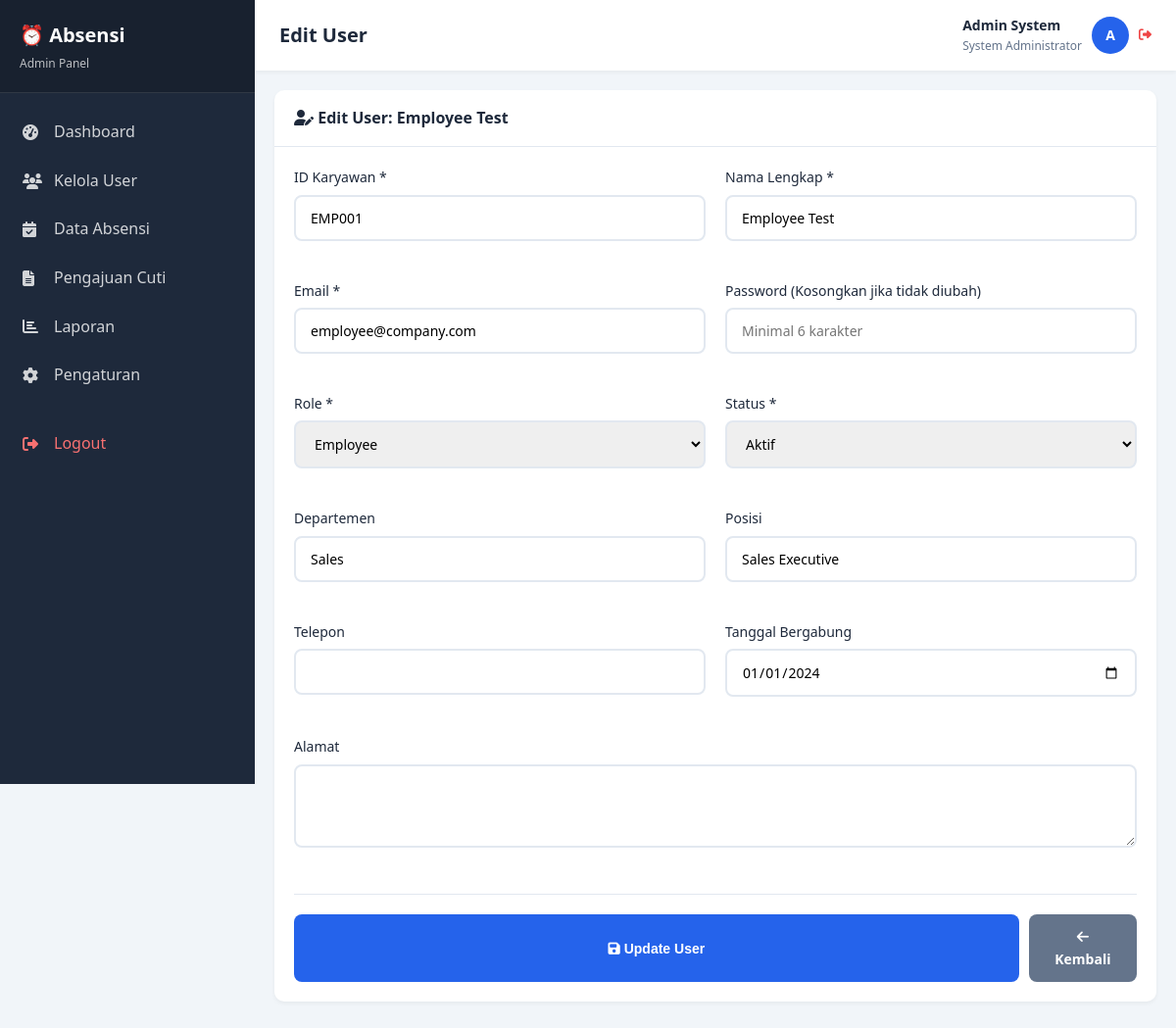
/admin/user_edit.php?id=3 (signed in), run on the app's committed database.
### tables this page shows
CREATE TABLE users (
    id INT PRIMARY KEY AUTO_INCREMENT,
    employee_id VARCHAR(20) UNIQUE NOT NULL,
    full_name VARCHAR(100) NOT NULL,
    email VARCHAR(100) UNIQUE NOT NULL,
    password VARCHAR(255) NOT NULL,
    role ENUM('admin', 'staff', 'employee') NOT NULL,
    department VARCHAR(50),
    position VARCHAR(50),
    phone VARCHAR(20),
    address TEXT,
    join_date DATE,
    profile_image VARCHAR(255),
    status ENUM('active', 'inactive') DEFAULT 'active',
    created_at TIMESTAMP DEFAULT CURRENT_TIMESTAMP,
    updated_at TIMESTAMP DEFAULT CURRENT_TIMESTAMP ON UPDATE CURRENT_TIMESTAMP
);

### admin/user_edit.php (the view, shortened to what this page needs)
<?php
require_once '../includes/header.php';
$database = new Database();
$db = $database->getConnection();
$user_id = isset($_GET['id']) ? $_GET['id'] : 0;
$query = "SELECT * FROM users WHERE id = :id";
$stmt = $db->prepare($query);
$stmt->bindParam(':id', $user_id);
$stmt->execute();
$user = $stmt->fetch(PDO::FETCH_ASSOC);
?>
<div class="card">
    <div class="card-header">
        <h4><i class="fas fa-user-edit"></i> Edit User: <?= htmlspecialchars($user['full_name']) ?></h4>
    </div>
    <div class="card-body">
        <form method="POST" action="">
            <div style="display: grid; grid-template-columns: 1fr 1fr; gap: 20px;">
                <div class="form-group">
                    <label for="employee_id">ID Karyawan *</label>
                    <input type="text"
                           id="employee_id"
                           name="employee_id"
                           class="form-control"
                           value="<?= htmlspecialchars($user['employee_id']) ?>"
                           required>
                </div>
                <div class="form-group">
                    <label for="full_name">Nama Lengkap *</label>
                    <input type="text"
                           id="full_name"
                           name="full_name"
                           class="form-control"
                           value="<?= htmlspecialchars($user['full_name']) ?>"
                           required>
                </div>
                <div class="form-group">
                    <label for="email">Email *</label>
                    <input type="email"
                           id="email"
                           name="email"
                           class="form-control"
                           value="<?= htmlspecialchars($user['email']) ?>"
                           required>
                </div>
                <div class="form-group">
                    <label for="password">Password (Kosongkan jika tidak diubah)</label>
                    <input type="password"
                           id="password"
                           name="password"
                           class="form-control"
                           placeholder="Minimal 6 karakter"
                           minlength="6">
                </div>
                <div class="form-group">
                    <label for="role">Role *</label>
                    <select id="role" name="role" class="form-control" required>
                        <option value="employee" <?= $user['role'] == 'employee' ? 'selected' : '' ?>>Employee</option>
                    </select>
                </div>
                <div class="form-group">
                    <label for="status">Status *</label>
                    <select id="status" name="status" class="form-control" required>
                        <option value="active" <?= $user['status'] == 'active' ? 'selected' : '' ?>>Aktif</option>
                    </select>
                </div>
                <div class="form-group">
                    <label for="department">Departemen</label>
                    <input type="text"
                           id="department"
                           name="department"
                           class="form-control"
                           value="<?= htmlspecialchars($user['department']) ?>">
                </div>
                <div class="form-group">
                    <label for="position">Posisi</label>
                    <input type="text"
                           id="position"
                           name="position"
                           class="form-control"
                           value="<?= htmlspecialchars($user['position']) ?>">
                </div>
                <div class="form-group">
                    <label for="phone">Telepon</label>
                    <input type="tel"
                           id="phone"
                           name="phone"
                           class="form-control"
                           value="<?= htmlspecialchars($user['phone']) ?>">
                </div>
                <div class="form-group">
                    <label for="join_date">Tanggal Bergabung</label>
                    <input type="date"
                           id="join_date"
                           name="join_date"
                           class="form-control"
                           value="<?= $user['join_date'] ?>">
                </div>
                <div class="form-group" style="grid-column: 1 / -1;">
                    <label for="address">Alamat</label>
                    <textarea id="address"
                              name="address"
                              class="form-control"
                              rows="3"><?= htmlspecialchars($user['address']) ?></textarea>
                </div>
            </div>
            <div style="display: flex; gap: 10px; margin-top: 20px; padding-top: 20px; border-top: 1px solid var(--border);">
                <button type="submit" class="btn btn-primary">
                    <i class="fas fa-save"></i> Update User
                </button>
                <a href="users.php" class="btn" style="background: var(--secondary); color: white;">
                    <i class="fas fa-arrow-left"></i> Kembali
                </a>
            </div>
        </form>
    </div>
</div>
<?php require_once '../includes/footer.php'; ?>

### assets/css/style.css (style rules this page uses)
* { margin: 0; padding: 0; box-sizing: border-box; }
:root { --primary: #2563eb; --primary-dark: #1e40af; --secondary: #64748b; --success: #10b981; --danger: #ef4444; --warning: #f59e0b; --dark: #1e293b; --light: #f8fafc; --border: #e2e8f0; }
body { font-family: 'Segoe UI', Tahoma, Geneva, Verdana, sans-serif; background: #f1f5f9; color: #334155; line-height: 1.6; }
.form-group { margin-bottom: 20px; }
.form-group label { display: block; margin-bottom: 6px; font-weight: 500; color: var(--dark); font-size: 14px; }
.form-control { width: 100%; padding: 12px 15px; border: 2px solid var(--border); border-radius: 8px; font-size: 14px; transition: all 0.3s; font-family: inherit; }
.btn { padding: 12px 24px; border: none; border-radius: 8px; cursor: pointer; font-size: 14px; font-weight: 600; transition: all 0.3s; text-decoration: none; display: inline-block; text-align: center; }
.btn-primary { background: var(--primary); color: white; width: 100%; }
.card { background: white; border-radius: 10px; box-shadow: 0 2px 4px rgba(0,0,0,0.05); margin-bottom: 20px; }
.card-header { padding: 16px 20px; border-bottom: 1px solid var(--border); }
.card-header h4 { font-size: 16px; color: var(--dark); }
.card-body { padding: 20px; }

### data on the page
users: full_name "Employee Test", employee_id "EMP001", email "employee@company.com", role "Employee", status "Aktif", department "Sales", position "Sales Executive", join_date "01/01/2024"

### other printed values
$panel_label "Admin Panel"
$menu['label'] "Dashboard"
$menu['label'] "Kelola User"
$menu['label'] "Data Absensi"
$menu['label'] "Pengajuan Cuti"
$menu['label'] "Laporan"
$menu['label'] "Pengaturan"
$page_title "Edit User"
$_SESSION['full_name'] "Admin System"
$_SESSION['position'] "System Administrator"
$initials "A"
